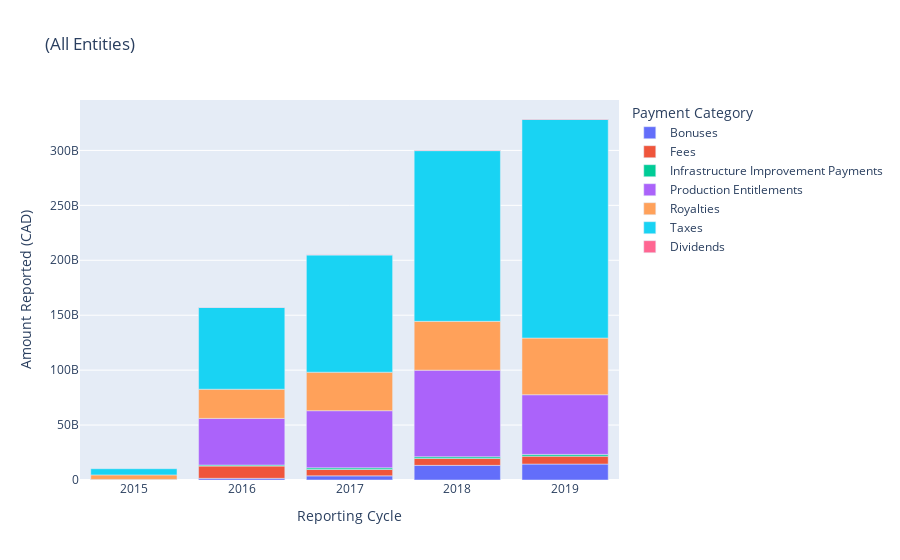

The code cell stored with this chart in its notebook:
### Code cell
entity_df = per_entity_df.groupby([
    'reporting_cycle',
    'payment_category'
]).agg(
    amount_reported_cad=('amount_reported_cad', 'sum')
) if w.value == LBL_ALL_ENT else per_entity_df.loc[w.value]
entity_df = entity_df.reset_index()

fig = px.bar(
    entity_df,
    x='reporting_cycle',
    y='amount_reported_cad',
    color='payment_category',
    title=w.value,
    labels={
        'reporting_cycle': 'Reporting Cycle',
        'amount_reported_cad': 'Amount Reported (CAD)',
        'payment_category': 'Payment Category'
    }
)
fig.show()

### Figure 1 — Plotly figure (JSON) as saved in the notebook; plotly's stock layout.template omitted (floating-point values rounded to 4 significant figures)
{"data": [{"alignmentgroup": "True", "hovertemplate": "Payment Category=Bonuses<br>Reporting Cycle=%{x}<br>Amount Reported (CAD)=%{y}<extra></extra>", "legendgroup": "Bonuses", "marker": {"color": "#636efa", "pattern": {"shape": ""}}, "name": "Bonuses", "offsetgroup": "Bonuses", "orientation": "v", "showlegend": true, "textposition": "auto", "type": "bar", "x": [2015, 2016, 2017, 2018, 2019], "xaxis": "x", "y": [2271644, 1518000000.0, 3759000000.0, 13320000000.0, 14500000000.0], "yaxis": "y"}, {"alignmentgroup": "True", "hovertemplate": "Payment Category=Fees<br>Reporting Cycle=%{x}<br>Amount Reported (CAD)=%{y}<extra></extra>", "legendgroup": "Fees", "marker": {"color": "#EF553B", "pattern": {"shape": ""}}, "name": "Fees", "offsetgroup": "Fees", "orientation": "v", "showlegend": true, "textposition": "auto", "type": "bar", "x": [2015, 2016, 2017, 2018, 2019], "xaxis": "x", "y": [310300000.0, 11190000000.0, 5821000000.0, 6273000000.0, 7217000000.0], "yaxis": "y"}, {"alignmentgroup": "True", "hovertemplate": "Payment Category=Infrastructure Improvement Payments<br>Reporting Cycle=%{x}<br>Amount Reported (CAD)=%{y}<extra></extra>", "legendgroup": "Infrastructure Improvement Payments", "marker": {"color": "#00cc96", "pattern": {"shape": ""}}, "name": "Infrastructure Improvement Payments", "offsetgroup": "Infrastructure Improvement Payments", "orientation": "v", "showlegend": true, "textposition": "auto", "type": "bar", "x": [2015, 2016, 2017, 2018, 2019], "xaxis": "x", "y": [32455596, 901600000.0, 1484000000.0, 1535000000.0, 1562000000.0], "yaxis": "y"}, {"alignmentgroup": "True", "hovertemplate": "Payment Category=Production Entitlements<br>Reporting Cycle=%{x}<br>Amount Reported (CAD)=%{y}<extra></extra>", "legendgroup": "Production Entitlements", "marker": {"color": "#ab63fa", "pattern": {"shape": ""}}, "name": "Production Entitlements", "offsetgroup": "Production Entitlements", "orientation": "v", "showlegend": true, "textposition": "auto", "type": "bar", "x": [2015, 2016, 2017, 2018, 2019], "xaxis": "x", "y": [155032582, 42460000000.0, 52030000000.0, 78840000000.0, 54340000000.0], "yaxis": "y"}, {"alignmentgroup": "True", "hovertemplate": "Payment Category=Royalties<br>Reporting Cycle=%{x}<br>Amount Reported (CAD)=%{y}<extra></extra>", "legendgroup": "Royalties", "marker": {"color": "#FFA15A", "pattern": {"shape": ""}}, "name": "Royalties", "offsetgroup": "Royalties", "orientation": "v", "showlegend": true, "textposition": "auto", "type": "bar", "x": [2015, 2016, 2017, 2018, 2019], "xaxis": "x", "y": [4146280334, 26560000000.0, 35040000000.0, 44460000000.0, 51600000000.0], "yaxis": "y"}, {"alignmentgroup": "True", "hovertemplate": "Payment Category=Taxes<br>Reporting Cycle=%{x}<br>Amount Reported (CAD)=%{y}<extra></extra>", "legendgroup": "Taxes", "marker": {"color": "#19d3f3", "pattern": {"shape": ""}}, "name": "Taxes", "offsetgroup": "Taxes", "orientation": "v", "showlegend": true, "textposition": "auto", "type": "bar", "x": [2015, 2016, 2017, 2018, 2019], "xaxis": "x", "y": [5634000000.0, 74480000000.0, 106700000000.0, 155400000000.0, 199000000000.0], "yaxis": "y"}, {"alignmentgroup": "True", "hovertemplate": "Payment Category=Dividends<br>Reporting Cycle=%{x}<br>Amount Reported (CAD)=%{y}<extra></extra>", "legendgroup": "Dividends", "marker": {"color": "#FF6692", "pattern": {"shape": ""}}, "name": "Dividends", "offsetgroup": "Dividends", "orientation": "v", "showlegend": true, "textposition": "auto", "type": "bar", "x": [2016, 2017, 2018, 2019], "xaxis": "x", "y": [107300000.0, 188400000.0, 356500000.0, 396300000.0], "yaxis": "y"}], "layout": {"barmode": "relative", "legend": {"title": {"text": "Payment Category"}, "tracegroupgap": 0}, "title": {"text": "(All Entities)"}, "xaxis": {"anchor": "y", "domain": [0, 1], "title": {"text": "Reporting Cycle"}}, "yaxis": {"anchor": "x", "domain": [0, 1], "title": {"text": "Amount Reported (CAD)"}}}}
